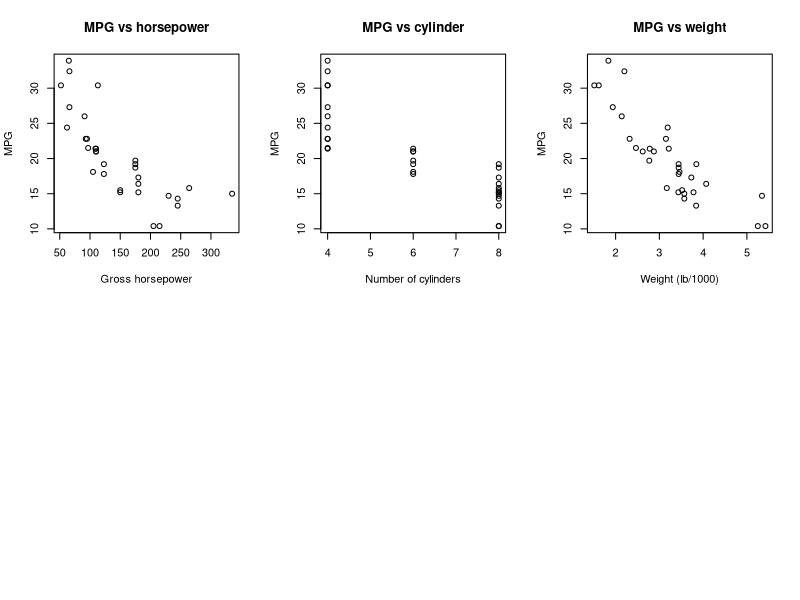

This figure's R source:
## ---- chunk 1
library(datasets)
head(mtcars, 3)
## ---- chunk 2
library(datasets); data(mtcars); par(mfrow = c(2, 3))
with(mtcars, plot(hp, mpg, xlab='Gross horsepower', ylab='MPG', main='MPG vs horsepower'))
with(mtcars, plot(cyl, mpg, xlab='Number of cylinders', ylab='MPG', main='MPG vs cylinder'))
with(mtcars, plot(wt, mpg, xlab='Weight (lb/1000)', ylab='MPG', main='MPG vs weight'))
